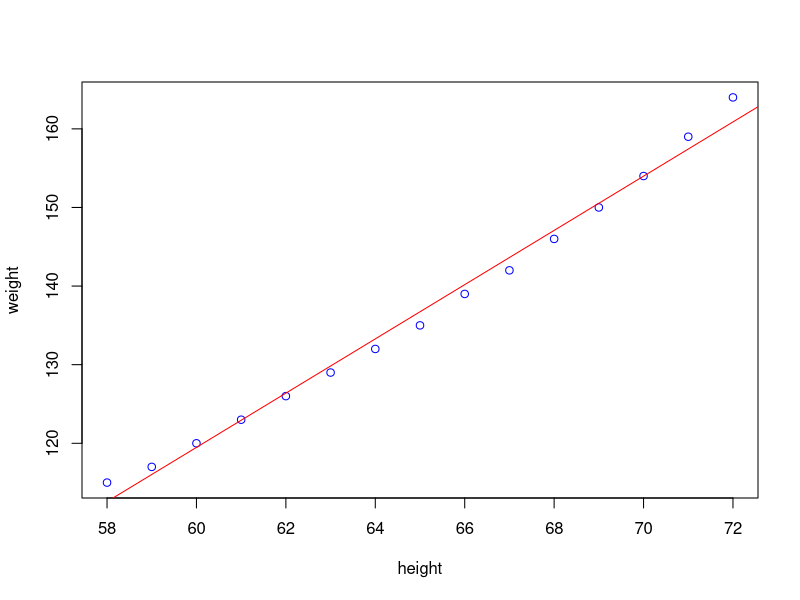

Write the R code that produced this figure.
data()

data(women)

head(women)
tail(women)
summary(women)

women$height[1]
women$weight[1]

plot(weight~height, data = women, col="blue")

#creacion de Linear Model
modelo <- lm(weight~height, data = women)
modelo

#predecir_peso <- Theta0 + Tetha1*x
predecir_peso <- -87.52 + 3.45*women$height[1]
predecir_peso
women$weight[1]

error <- predecir_peso - women$weight[1]
error

abline(modelo, col="red")


predecir_peso <- -87.52 + 3.45*65
predecir_peso
